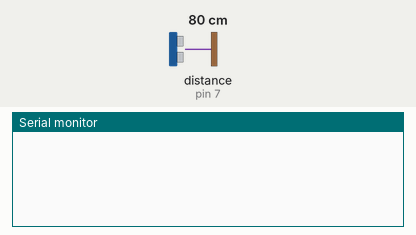
This sketch was run on a simulated Arduino Uno, built with avr-gcc and run on an emulated ATmega328P. On the bench: the last lines printed to the serial monitor. The test bench sets the inputs (shaded band); at power-on: distance to the obstacle (sensor on pin 7) 80 cm. The echo pulse lasts 58.3 µs per cm.

Above: at 2.8 s.
2.9 s: distance to the obstacle (sensor on pin 7) set to 64 cm
At 5.17 s:
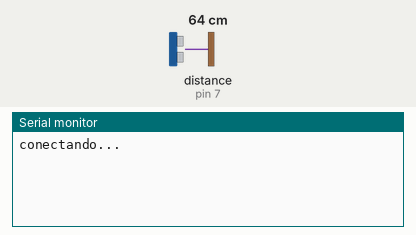
At 6.2 s:
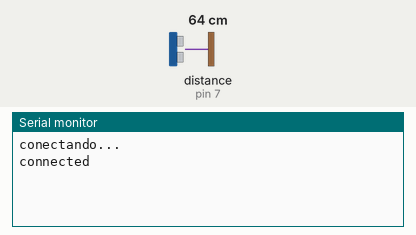

Measured:
- the behaviour switches between 70 and 69 cm on distance to the obstacle (sensor on pin 7) (found by bisection; images 0 and 1)
- after the input at 2.9 s, the serial monitor: prints a new line after 2.1 s (image 1)

The sketch:

v1_270817_1613.ino
```cpp
#include <EtherCard.h>
#include <Ultrasonic.h>
#include <EthernetClient.h>
#define time 1000

//Define os parametros para o sensor ultrasonico HC-SR04
#define PINO_TRIGGER  6 //Porta ligada ao pino Trigger do sensor
#define PINO_ECHO     7 //Porta ligada ao pino Echo do sensor
//Inicializa o sensor ultrasonico
Ultrasonic ultrasonic(PINO_TRIGGER, PINO_ECHO);
//Distancias em centimetros
float distancia_minima = 20;
float distancia_maxima = 70;

// ethernet interface mac address, must be unique on the LAN
static byte mac[] = { 0x74,0x69,0x69,0x2D,0x30,0x31 };
static byte ip[] = { 192,168,0,20 };
char server[] = "mail.smtp2go.com";

byte Ethernet::buffer[100];
BufferFiller bfill;

EthernetClient client;

void setup() {
//INICIO CONEXAO COM A WEB
  if(ether.begin(sizeof Ethernet::buffer, mac) == 0) {
    Serial.println(F("falha ao configurar Ethernet usando DHCP"));
    ether.staticSetup(ip);
  }
  Serial.begin(9600);
}

void loop() {
 sensorReader();

}

void sensorReader(){
  //Variaveis para guardar os valores em
  //cm (cmSec) e polegadas (inMsec)
  float cmMsec, inMsec;

  //Le os valores do sensor ultrasonico
  long microsec = ultrasonic.timing();
  //Atribui os valores em cm ou polegadas as variaveis
  cmMsec = ultrasonic.convert(microsec, Ultrasonic::CM);
  inMsec = ultrasonic.convert(microsec, Ultrasonic::IN);

  if (cmMsec > distancia_minima && cmMsec < distancia_maxima)
  {
    envia();
  }
  delay(2000);
}

void envia(){
  delay(time);
  Serial.println("conectando...");
  if (client.connect(server, 2525)) {
    Serial.println("connected");
    // Make your API request:
    client.println("Host: api.smtp2go.com");
    client.println("Content-Type: application/json");
    client.println("\n{\n    \"api_key\": \"api-5AD8C9328B7A11E7BD9BF23C91C88F4E\",\n    \"to\": [\"Lucas Ferrari <lucas.ferrari@outlook.com>\"],\n    \"sender\": \"Arduino Alert <ruferrari@hotmail.com>\",\n    \"subject\": \"Alerta de movimento\",\n    \"text_body\": \"Movimento suspeito detectado.\"\n}\n");
    client.println("Connection: close");
    client.println();
  }
  else {
    // kf you didn't get a connection to the server:
    Serial.println("connection failed");
  }
}

void recebe(){
  while (client.available()){
    char conteudo = client.read();
    Serial.print(conteudo);
  }
}
```
